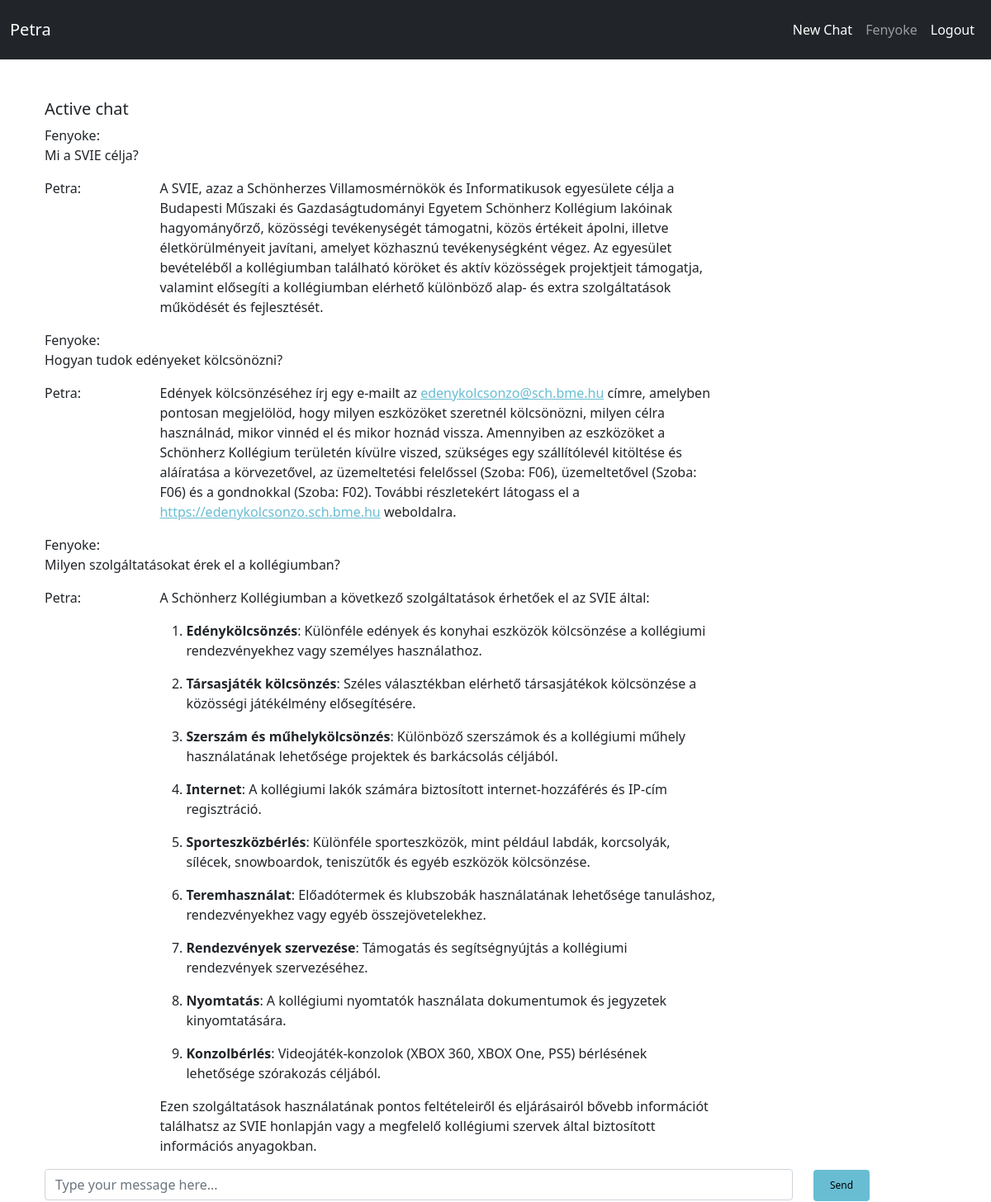
The page /chat/2/ (signed in) on the database its author committed.
### PetraBot/models.py (models this page shows)
class ChatMessage(models.Model):
    chat = models.ForeignKey(Chat, on_delete=models.CASCADE, default=None)
    message = models.CharField(max_length=90000)
    answer = models.CharField(max_length=90000)
    user = models.ForeignKey(User, on_delete=models.CASCADE, default=None)
    time = models.DateTimeField(auto_now_add=True)
    tokens = models.IntegerField(default=0)

### PetraBot/views.py (the view)
# urls.py: re_path(r'^chat/(?P<pk>\d+)/$', views.chat, name='chat'),
@login_required
def chat(request, pk):
    tchat = get_object_or_404(Chat, pk=pk)
    if request.method == 'POST':
        messages = ChatMessage.objects.filter(chat=tchat)
        ct = ""
        for message in messages:
            ct += message.message + "\n" + message.answer + "\n"
        response = process(request.POST['chat_input'], tchat.context + ct,pk)
        konvRes = markdown.markdown(response)
        ChatMessage.objects.create(
            chat=tchat,
            message=str(request.POST.get('chat_input', False)),
            answer=konvRes,
            user=request.user
        )
        tchat.save()
        return redirect('chat', tchat.pk)
    else:
        user = request.user
        if ChatMessage.objects.filter(chat=tchat).exists():
            messages = ChatMessage.objects.filter(chat=tchat)
            return render(request, 'chat.html', {'messages': messages})
        else:
            message = {}
            return render(request, 'chat.html', message)

### templates/chat.html (shortened to what this page needs)
{% extends 'base.html' %}
{% load static %}
{% block content %}
    <div class="container" id="chat-container">
        <div class="row">
            <div class="col-md-9">
                <h5>Active chat</h5>
                <div id="active_chat">
                    <div id="output">
                        {% for message in messages %}
                            {% if user is message.user or user.is_staff %}
                                <div class="message">
                                    <div class="row">
                                        <div class="col">
                                            <label class="label label-info" for="mess">
                                                {{ message.user }}:
                                            </label>
                                            <p id="mess"> {{ message.message|safe }}</p>
                                        </div>
                                    </div>
                                    <div class="row">
                                        <div class="col-2">
                                            Petra:
                                        </div>
                                        <div class="col-10" id="chat-answer">
                                            <div id="editor">{{ message.answer|safe }}</div>
                                        </div>
                                    </div>
                                </div>
                            {% else %}
                                <p>Nincs jogosultságod a chat megtekintésére.</p>
                            {% endif %}
                        {% endfor %}
                    </div>
                </div>
            </div>
        </div>
    </div>
    <div class="container">
        <div id="input" class="h-50">
            <form method="post" id="chat_form">
                <div class="row">
                    <div class="col-sm-10">
                        <input type="text" id="msg" name="chat_input" class="form-control"
                               placeholder="Type your message here...">
                    </div>
                    <div class="col-sm-2">
                        <button type="submit" class="btn btn-success" onclick="simulateTyping()">Send</button>
                    </div>
                </div>
            </form>
        </div>
    </div>
{% endblock %}

### templates/base.html (shortened to what this page needs)
{% load static %}
<!DOCTYPE html>
<html lang="en">
    <head>
        <link href="https://cdn.jsdelivr.net/npm/bootstrap@5.0.2/dist/css/bootstrap.min.css" rel="stylesheet">
    </head>
    <body>
      {% block body %}
         <nav class="navbar navbar-expand-md navbar-dark bg-dark d-none d-md-block">
              <div class="container-fluid">
                <a class="navbar-brand" >Petra</a>
                <div class="navbar" id="navbarSupportedContent">
                    {% if user.is_authenticated %}
                          <ul class="navbar-nav me-auto mb-2 mb-lg-0">
                            <li class="nav-item">
                              <a class="nav-link active" aria-current="page" href="{% url 'new_chat' %}">New Chat</a>
                            </li>
                            <li class="nav-item">
                              <a class="nav-link" href="{% url 'profile' %}">{{ user.username }}</a>
                            </li>
                            <li class="nav-item">
                              <a class="nav-link active" href="{% url 'logout' %}" >Logout</a>
                            </li>
                          </ul>
                    {% else %}
                          <div class="navbar-menu-right" aria-labelledby="userMenu">
                                <a href="{% url 'login' %}" class="btn">Log in</a>
                                <a href="{% url 'signup' %}" class="btn">Sign up</a>
                          <div class="dropdown-divider"></div>
                    {% endif %}
                </div>
              </div>
         </nav>
  <div class="container">
    {% block content %}
    {% endblock %}
  </div>
    {% endblock body %}
  </body>
</html>

### templates/base.html (style rules this page uses)
.btn { background-color: #69bdd2; border: none; color: black; padding: 10px 20px; text-align: center; text-decoration: none; font-size: 12px; margin: 1px 1px; cursor: pointer; }
a { color: #69bdd2; }

### rows shown on the page
ChatMessage: user "Fenyoke", message "Mi a SVIE célja?", answer "A SVIE, azaz a Schönherzes Villamosmérnökök és Informatikusok egyesülete célja a Budapesti Műszaki és Gazdaságtudományi Egyetem Schönherz Kollégium lakóinak hagyományőrző, közösségi tevékenységét támogatni, közös értékeit ápolni, illetve életkörülményeit javítani, amelyet közhasznú tevékenységként végez. Az egyesület bevételéből a kollégiumban található köröket és aktív közösségek projektjeit támogatja, valamint elősegíti a kollégiumban elérhető különböző alap- és extra szolgáltatások működését és fejlesztését."
ChatMessage: user "Fenyoke", message "Hogyan tudok edényeket kölcsönözni?", answer "Edények kölcsönzéséhez írj egy e-mailt az edenykolcsonzo@sch.bme.hu címre, amelyben pontosan megjelölöd, hogy milyen eszközöket szeretnél kölcsönözni, milyen célra használnád, mikor vinnéd el és mikor hoznád vissza. Amennyiben az eszközöket a Schönherz Kollégium területén kívülre viszed, szükséges egy szállítólevél kitöltése és aláíratása a körvezetővel, az üzemeltetési felelőssel (Szoba: F06), üzemeltetővel (Szoba: F06) és a gondnokkal (Szoba: F02). További részletekért látogass el a https://edenykolcsonzo.sch.bme.hu weboldalra."
ChatMessage: user "Fenyoke", message "Milyen szolgáltatásokat érek el a kollégiumban?", answer "A Schönherz Kollégiumban a következő szolgáltatások érhetőek el az SVIE által: Edénykölcsönzés : Különféle edények és konyhai eszközök kölcsönzése a kollégiumi rendezvényekhez vagy személyes használathoz. Társasjáték kölcsönzés : Széles választékban elérhető társasjátékok kölcsönzése a közösségi játékélmény elősegítésére. Szerszám és műhelykölcsönzés : Különböző szerszámok és a kollégiumi műhely használatának lehetősége projektek és barkácsolás céljából. Internet : A kollégiumi lakók számára biztosított internet-hozzáférés és IP-cím regisztráció. Sporteszközbérlés : Különféle sporteszközök, mint például labdák, korcsolyák, sílécek, snowboardok, teniszütők és egyéb eszközök kölcsönzése.…"

### other values the page prints
{{ user.username }} "Fenyoke"
